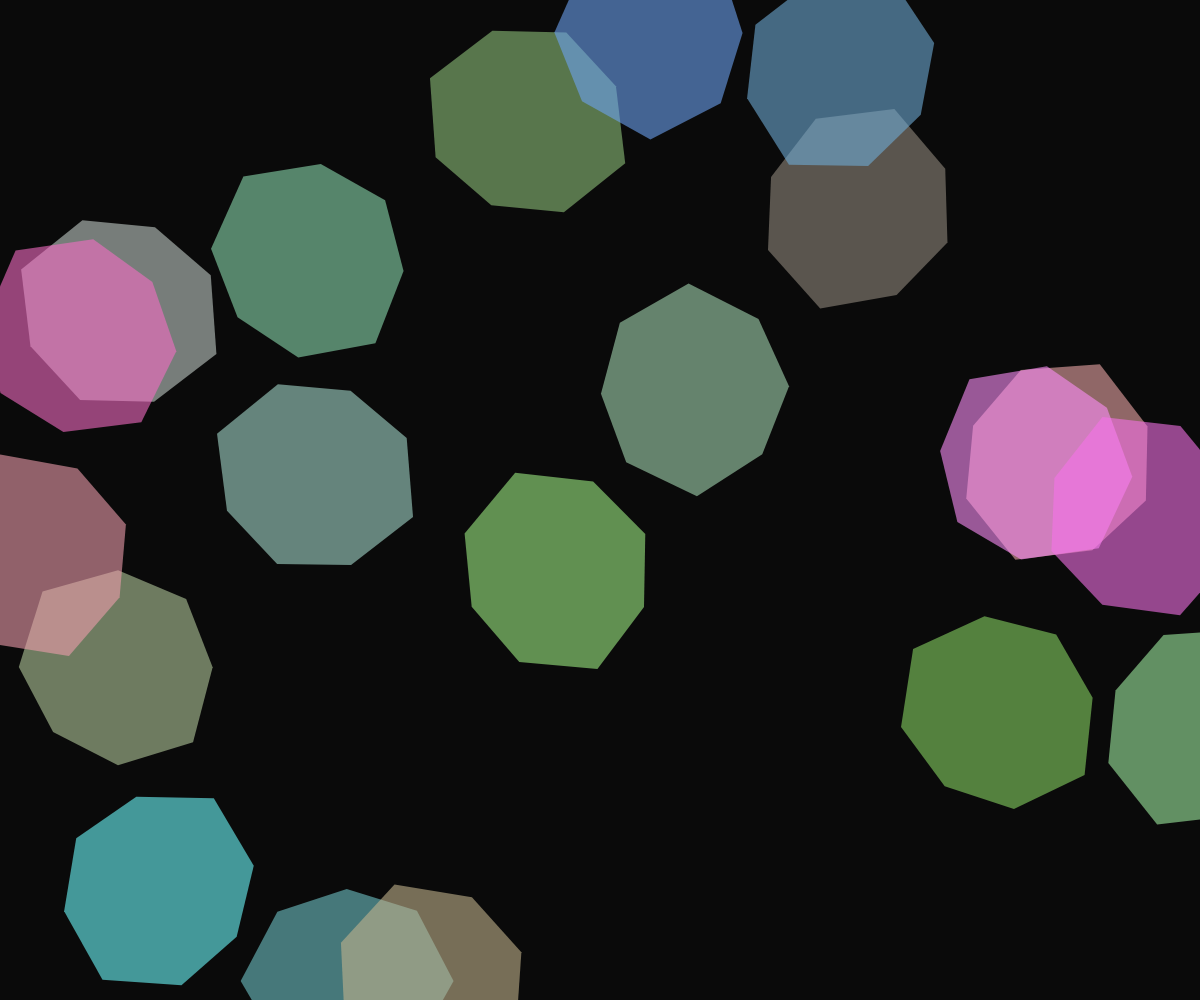
Frame 1 (no input)
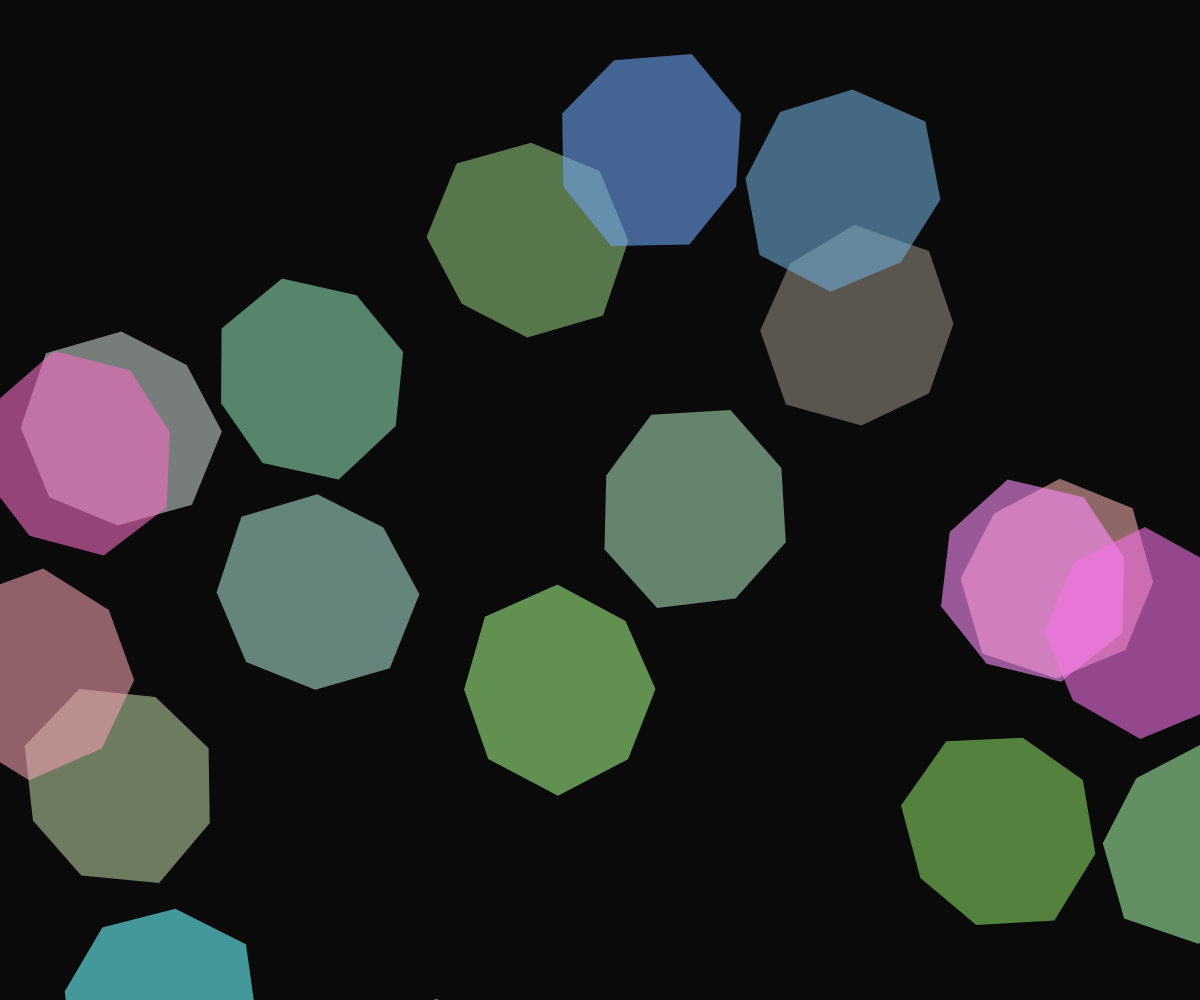
Frame 60 (no input)
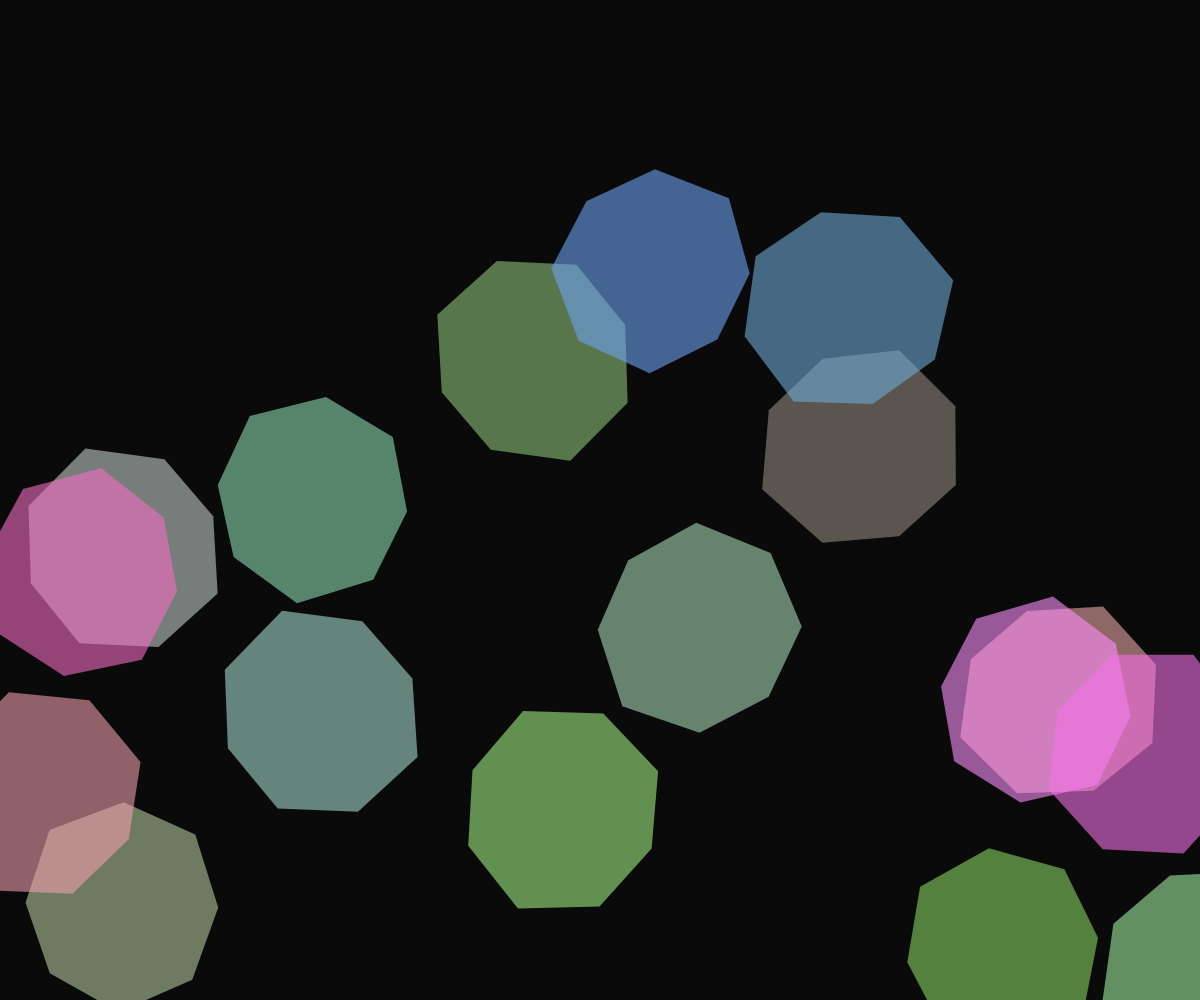
Frame 120 (the mouse pressed at the canvas centre since frame 60)

The p5.js sketch that drew these frames (run headless with seeded random() and noise() and a simulated clock; from frame 60 on, the mouse is pressed at the canvas centre):

// p5.js sketch
// ── sketch.js
let shapes = [];
let time = 0;

function setup() {
  createCanvas(windowWidth, windowHeight);
  // Initialize shapes with random properties
  for (let i = 0; i < 20; i++) {
    shapes.push({
      x: random(width),
      y: random(height),
      size: random(50, 200),
      speed: random(0.01, 0.05),
      angle: random(TWO_PI),
      color: color(random(100, 255), random(100, 255), random(100, 255), 150)
    });
  }
}

function draw() {
  background(10);
  
  time += 0.01;
  
  // Update and display each shape
  for (let i = 0; i < shapes.length; i++) {
    let s = shapes[i];
    
    // Oscillate position and size
    s.x += sin(time * s.speed) * 2;
    s.y += cos(time * s.speed * 0.7) * 2;
    s.size = 100 + sin(time * s.speed * 2) * 50;
    
    // Update angle for rotation effect
    s.angle += 0.02;
    
    // Draw shape with jagged edges using noise
    push();
    translate(s.x, s.y);
    rotate(s.angle);
    fill(s.color);
    noStroke();
    
    beginShape();
    let vertices = 8 + floor(sin(time * s.speed) * 3);
    for (let j = 0; j < vertices; j++) {
      let angle = map(j, 0, vertices, 0, TWO_PI);
      let distance = s.size * (0.8 + noise(time + j * 0.5) * 0.4);
      let x = cos(angle) * distance;
      let y = sin(angle) * distance;
      vertex(x, y);
    }
    endShape(CLOSE);
    
    pop();
    
    // Occasionally change color for visual interest
    if (frameCount % 120 === 0) {
      s.color = color(random(100, 255), random(100, 255), random(100, 255), 150);
    }
  }
  
  // Occasionally reconnect shapes by changing their positions
  if (frameCount % 300 === 0) {
    for (let i = 0; i < shapes.length; i++) {
      shapes[i].x = random(width);
      shapes[i].y = random(height);
    }
  }
}

function windowResized() {
  resizeCanvas(windowWidth, windowHeight);
}
